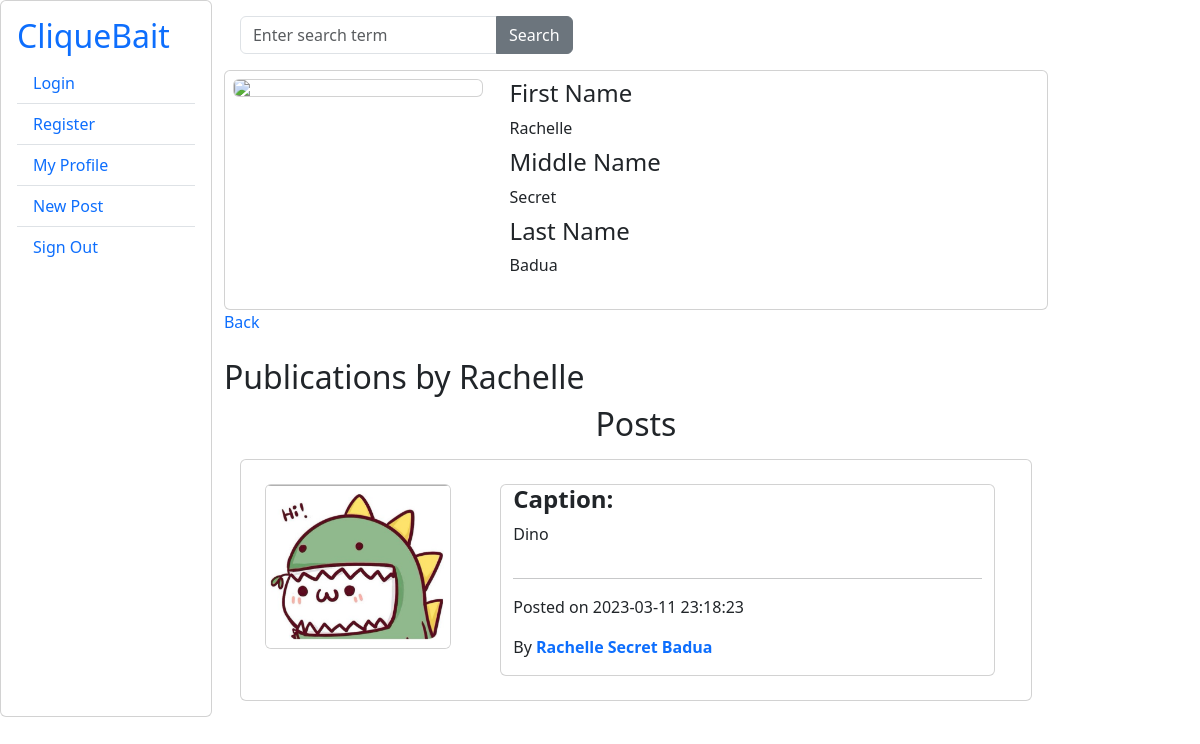
The page /Profile/details/2 on the database as committed earlier.
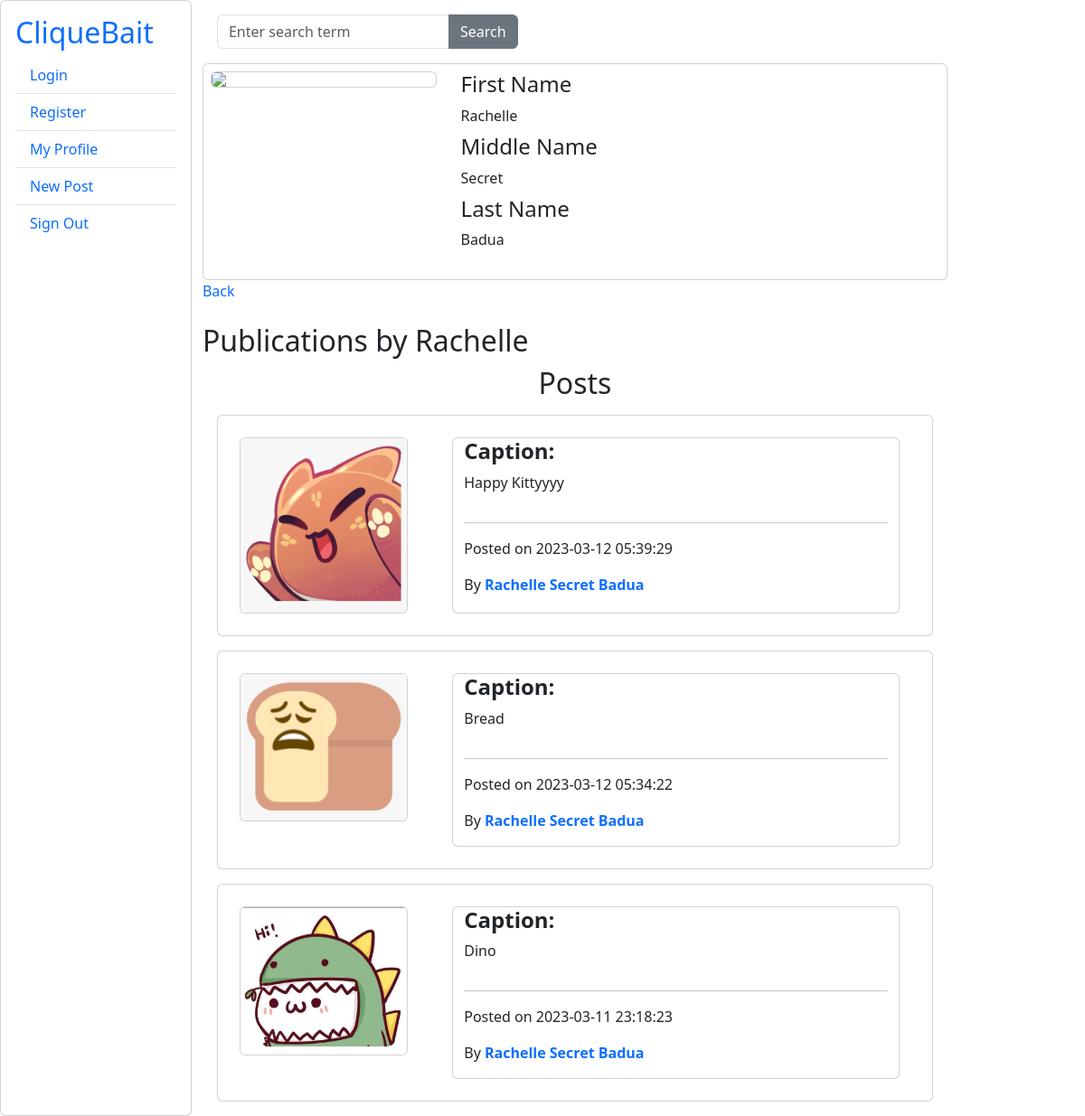
The same page on the database as committed later.
### tables this page shows
CREATE TABLE `profile` (
  `user_id` int(11) NOT NULL,
  `first_name` varchar(50) NOT NULL,
  `middle_name` varchar(50) NOT NULL,
  `last_name` varchar(50) NOT NULL,
  `picture` varchar(128) NOT NULL
);

CREATE TABLE `publication` (
  `publication_id` int(11) NOT NULL,
  `profile_id` int(11) NOT NULL,
  `picture` varchar(128) NOT NULL,
  `caption` text NOT NULL,
  `timestamp` timestamp NOT NULL DEFAULT current_timestamp() ON UPDATE current_timestamp()
);

### app/core/Controller.php (called while the page is built, shortened)
<?php
class Controller{
	function view($name, $data = []){
		include('app/views/' . $name . '.php');
	}
}

### app/controllers/Profile.php (called while the page is built, shortened)
<?php
class Profile extends \app\core\Controller{
	public function details($user_id){
		$profile = new \app\models\Profile();
		$profile = $profile->getByUserId($user_id);
		$this->view('Profile/details', $profile);
	}
}

### app/core/App.php (called while the page is built, shortened)
<?php
class App
{
	function __construct()
	{
		$request = $this->parseURL($_GET['url'] ?? '');
		$method = 'index';
		if(file_exists('app/controllers/' . $request[0] . '.php'))
		{
			unset($request[0]);
		}
		$controller = new $controller;
		if(isset($request[1]) && method_exists($controller, $request[1]))
		{
			$method = $request[1];
			unset($request[1]);
		}
		$params = array_values($request);
		call_user_func_array([$controller, $method], $params);
	}
	function parseURL($url)
	{
		return explode('/', trim($url,'/'));
	}
}

### index.php (called while the page is built, shortened)
<?php
new app\core\App;

### app/core/Model.php (called while the page is built, shortened)
<?php
class Model{
	public function __construct(){
		$host = 'localhost';
		$dbname = 'cliquebait';
		$user = 'root';
		$pass = '';
		try {
			$this->connection = new \PDO("mysql:host=$host;dbname=$dbname", $user, $pass);
		}
		catch(PDOException $e) {
		 	echo $e->getMessage();
		}
	}
}

### app/models/Profile.php (called while the page is built, shortened)
<?php
class Profile extends \app\core\Model{
	public $user_id;
	public function getByUserId($user_id){
		$SQL = "SELECT * FROM profile WHERE user_id=:user_id";
		$STH = $this->connection->prepare($SQL);
		$STH->execute( ['user_id' => $user_id] );
		$STH->setFetchMode(\PDO::FETCH_CLASS,'app\\models\\Profile');
		return $STH->fetch();
	}
	public function getPublications($user_id){
		$SQL = "SELECT * FROM publication WHERE profile_id=:profile_id ORDER BY `timestamp` DESC";
		$STH = $this->connection->prepare($SQL);
		$STH->execute(['profile_id'=>$this->user_id]);
		$STH->setFetchMode(\PDO::FETCH_CLASS, 'app\models\Publication');
		return $STH->fetchAll();
	}
}

### app/views/Publication/partial.php (the view, shortened to what this page needs)
<div class="card p-2 m-3" >
	<?php
		$profile = new \app\models\Profile();
		$profile = $profile->getByUserId($data->profile_id);
	?>
	<div class="card-body row">
		<div class="row">
			<div class="col-md-4">
				<img class="col-sm-10 card" src="/images/<?= $data->picture ?>" style=" max-width:300px; max-height:300px;">
			</div>
			<div class="col-md-8 ml-auto card">
					<div class="">
						<h4><b>Caption: </b></h4>
						<p><?=htmlspecialchars($data->caption) ?></p>
					</div>
					<hr>
					<div class="  row" >
						<div>
							<p class=" col-sm">Posted on <?= $data->timestamp?> </p>
							<p >By
								<a href='/Profile/details/<?=$profile->user_id ?>'>
									<b>
										<?=$profile->first_name ?>
										<?=$profile->middle_name ?>
										<?=$profile->last_name ?>
									</b>
								</a>
							</p>
						</div>
					</div>
			</div>
		</div>
	</div>
</div>

### app/views/shared/header.php (shortened to what this page needs)
<!DOCTYPE html>
<html>
<head>
	<link href="https://cdn.jsdelivr.net/npm/bootstrap@5.3.0-alpha1/dist/css/bootstrap.min.css" rel="stylesheet">
</head>
<body>
	<div class="d-flex">
		<div class="card p-3" style="width: 18rem;">
			<ul class="list-group list-group-flush">
				    <a href="/Main/index"  ><h2>CliqueBait</h2></a>
			    <?php
					if(isset($_SESSION['user_id'])){
					}else{
						echo '<li class="list-group-item"><a href="/User/index">Login</a></li>';
						echo '<li class="list-group-item"><a href="/User/register">Register</a></li>';
					}
				?>
				<li class="list-group-item"><a href="/Profile/index">My Profile</a></li>
				<li class="list-group-item"><a href='/Publication/create'>New Post</i></a></li>
				<li class="list-group-item"><a href='/User/logout'>Sign Out</i></a></li>
			</ul>
		</div>
		<div class="container">

### app/views/shared/search.php
<div class="d-flex  p-3">
	<form action="" method="get" style="display:inline-block">
		<div class="input-group">
			<input type="search" name="search" class="form-control" placeholder="Enter search term">
			<input type="submit" class="btn btn-secondary" value="Search" ></input>
		</div>
	</form>
</div>

### app/views/Profile/details.php (shortened to what this page needs)
<?php $this->view('shared/header','Profile Page'); ?>
	<?php $this->view('shared/search'); ?>
	<div class="card p-2 ">
		<div class="row">
			<div class="col-md-4">
				<img class="card" style="max-width:250px;" src="/images/<?=$data->picture?>">
			</div>
			<dl class="col-md-8 ml-auto ">
				<dt><h4>First Name</h4></dt>
				<dd><?=$data->first_name?></dd>
				<dt><h4>Middle Name</h4></dt>
				<dd><?=$data->middle_name?></dd>
				<dt><h4>Last Name</h4></dt>
				<dd><?=$data->last_name?></dd>
			</dl>
		</div>
	</div>
	<a href="/Main/index">Back</a>
	<br><br>
	<h2>Publications by <?=$data->first_name ?></h2>
		<h2 style="text-align: center;">Posts</h2>
			<?php
				$publications = $data->getPublications($data->user_id);
				foreach ($publications as $publication) {
					$this->view('Publication/partial', $publication);
				}
			?>
<?php $this->view('shared/footer'); ?>

### app/views/shared/footer.php
		</div>
		<div style="width: 200px;">
		</div>
	</div>
</body>
</html>

### app/views/shared/header.php (style rules this page uses)
a:link { text-decoration: none; }

Rows that differ between the two databases and show on the page:
added publication: picture (picture), caption "Happy Kittyyyy", timestamp "2023-03-12 05:39:29", profile.first_name "Rachelle", profile.middle_name "Secret", profile.last_name "Badua"
added publication: picture (picture), caption "Bread", timestamp "2023-03-12 05:34:22", profile.first_name "Rachelle", profile.middle_name "Secret", profile.last_name "Badua"
